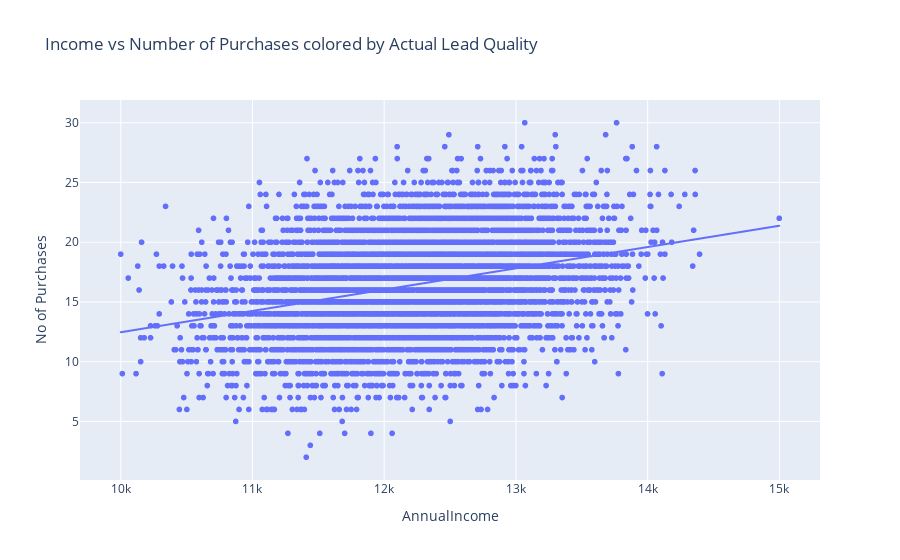

Write notebook code for a chart like this one.
### Markdown cell above
# Garbage Collection

### Code cell
import plotly.express as px
fig = px.scatter(data, x='AnnualIncome', y='No of Purchases',
                 title='Income vs Number of Purchases colored by Actual Lead Quality', trendline='ols')
fig.show()

### Figure 1 — Plotly figure (JSON) as saved in the notebook; plotly's stock layout.template omitted (floating-point values rounded to 4 significant figures; data arrays with more than 128 entries replaced by an {"elided": "..."} marker saying what was removed)
{"data": [{"hovertemplate": "AnnualIncome=%{x}<br>No of Purchases=%{y}<extra></extra>", "legendgroup": "", "marker": {"color": "#636efa", "symbol": "circle"}, "mode": "markers", "name": "", "showlegend": false, "type": "scattergl", "x": {"elided": "7000 int values"}, "xaxis": "x", "y": {"elided": "7000 int values"}, "yaxis": "y"}, {"hovertemplate": "<b>OLS trendline</b><br>No of Purchases = 0.00178284 * AnnualIncome + -5.36283<br>R<sup>2</sup>=0.095659<br><br>AnnualIncome=%{x}<br>No of Purchases=%{y} <b>(trend)</b><extra></extra>", "legendgroup": "", "marker": {"color": "#636efa", "symbol": "circle"}, "mode": "lines", "name": "", "showlegend": false, "type": "scattergl", "x": {"elided": "7000 int values"}, "xaxis": "x", "y": {"elided": "7000 float values"}, "yaxis": "y"}], "layout": {"legend": {"tracegroupgap": 0}, "title": {"text": "Income vs Number of Purchases colored by Actual Lead Quality"}, "xaxis": {"anchor": "y", "domain": [0, 1], "title": {"text": "AnnualIncome"}}, "yaxis": {"anchor": "x", "domain": [0, 1], "title": {"text": "No of Purchases"}}}}
